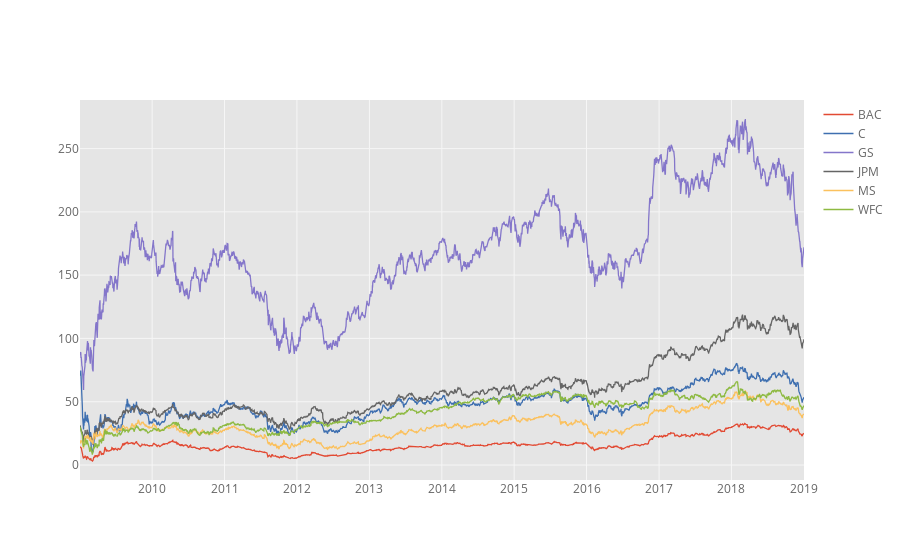

The notebook cell saved with this chart:
### Code cell
# Interactive plot using plotly

bank_stocks.xs(key='Close',axis=1,level='Stock Info').iplot()

### Figure 1 — Plotly figure (JSON) as saved in the notebook; plotly's stock layout.template omitted (floating-point values rounded to 4 significant figures; data arrays with more than 128 entries replaced by an {"elided": "..."} marker saying what was removed)
{"data": [{"line": {"color": "rgba(226, 74, 51, 1.0)", "dash": "solid", "shape": "linear", "width": 1.3}, "mode": "lines", "name": "BAC", "text": "", "type": "scatter", "uid": "3056f57c-63a7-4897-bd53-d4ffe0af55cc", "x": {"elided": "2517 str values"}, "y": {"elided": "2517 float values"}}, {"line": {"color": "rgba(62, 111, 176, 1.0)", "dash": "solid", "shape": "linear", "width": 1.3}, "mode": "lines", "name": "C", "text": "", "type": "scatter", "uid": "c0d6d5f7-6afa-42f2-89e7-73f03443df06", "x": {"elided": "2517 str values"}, "y": {"elided": "2517 float values"}}, {"line": {"color": "rgba(132, 118, 202, 1.0)", "dash": "solid", "shape": "linear", "width": 1.3}, "mode": "lines", "name": "GS", "text": "", "type": "scatter", "uid": "256e7b0d-b4ec-49af-8e0b-55eee0504f21", "x": {"elided": "2517 str values"}, "y": {"elided": "2517 float values"}}, {"line": {"color": "rgba(101, 101, 101, 1.0)", "dash": "solid", "shape": "linear", "width": 1.3}, "mode": "lines", "name": "JPM", "text": "", "type": "scatter", "uid": "ae0d774d-9319-433b-89b7-b857fe5e9803", "x": {"elided": "2517 str values"}, "y": {"elided": "2517 float values"}}, {"line": {"color": "rgba(251, 193, 94, 1.0)", "dash": "solid", "shape": "linear", "width": 1.3}, "mode": "lines", "name": "MS", "text": "", "type": "scatter", "uid": "c1dfce3e-70ae-4669-b07e-b7583c7bf844", "x": {"elided": "2517 str values"}, "y": {"elided": "2517 float values"}}, {"line": {"color": "rgba(142, 186, 66, 1.0)", "dash": "solid", "shape": "linear", "width": 1.3}, "mode": "lines", "name": "WFC", "text": "", "type": "scatter", "uid": "fb0134f1-da36-4aa2-8522-e56258a21a79", "x": {"elided": "2517 str values"}, "y": {"elided": "2517 float values"}}], "layout": {"legend": {"bgcolor": "#FFFFFF", "font": {"color": "#666666"}}, "paper_bgcolor": "#FFFFFF", "plot_bgcolor": "#E5E5E5", "title": {"font": {"color": "#151516"}}, "xaxis": {"gridcolor": "#F6F6F6", "showgrid": true, "tickfont": {"color": "#666666"}, "title": {"font": {"color": "#666666"}, "text": ""}, "zerolinecolor": "#F6F6F6"}, "yaxis": {"gridcolor": "#F6F6F6", "showgrid": true, "tickfont": {"color": "#666666"}, "title": {"font": {"color": "#666666"}, "text": ""}, "zerolinecolor": "#F6F6F6"}}}
